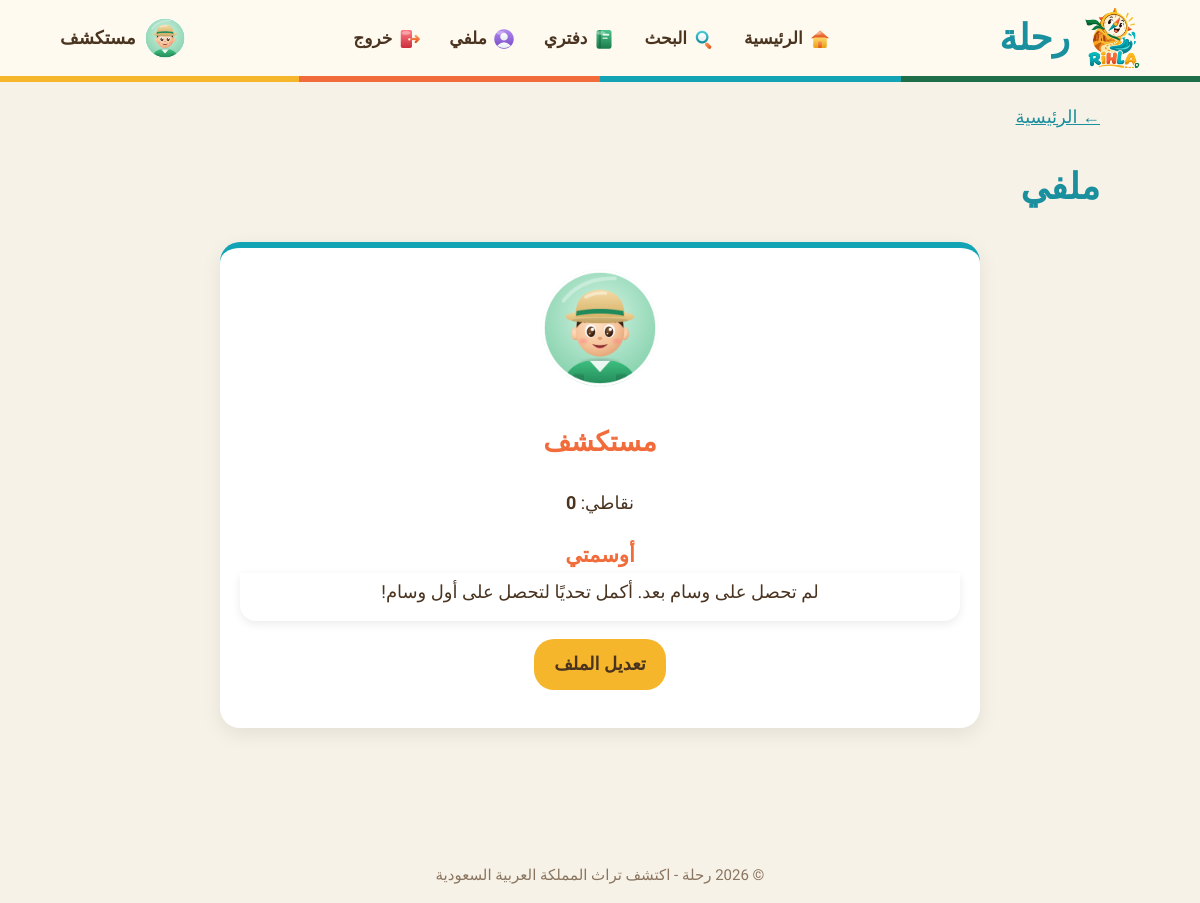
The page /profile.php (signed in) on the database its author committed.
### tables this page shows
CREATE TABLE `child` (
  `userID` int(11) NOT NULL,
  `displayName` varchar(30) NOT NULL,
  `avatar` varchar(50) NOT NULL,
  `totalPoints` int(11) NOT NULL DEFAULT '0'
);

### data/db.php (called while the page is built)
<?php
$DB_HOST = '127.0.0.1';
$DB_PORT = '8889';
$DB_NAME = 'rihla';
$DB_USER = 'root';
$DB_PASS = 'root';
try {
    $pdo = new PDO('mysql:host=' . $DB_HOST . ';port=' . $DB_PORT . ';dbname=' . $DB_NAME . ';charset=utf8mb4', $DB_USER, $DB_PASS);
    $pdo->setAttribute(PDO::ATTR_ERRMODE, PDO::ERRMODE_EXCEPTION);
    $pdo->setAttribute(PDO::ATTR_DEFAULT_FETCH_MODE, PDO::FETCH_ASSOC);
    $pdo->setAttribute(PDO::ATTR_EMULATE_PREPARES, false);
} catch (PDOException $e) {
    die('لا يمكن الاتصال بقاعدة البيانات: ' . $e->getMessage());
}
function db() {
    global $pdo;
    return $pdo;
}

### data/explorers.php (called while the page is built, shortened)
<?php
require_once __DIR__ . '/db.php';
function findExplorer($childID) {
    $statement = db()->prepare(
        'SELECT c.userID, u.username, c.displayName, c.avatar, c.totalPoints
           FROM child c
           JOIN user u ON u.userID = c.userID
          WHERE c.userID = ?'
    );
    $statement->execute([$childID]);
    $row = $statement->fetch();
    return $row === false ? null : $row;
}

### logic/explorer.php (called while the page is built, shortened)
<?php
require_once __DIR__ . '/../data/explorers.php';
require_once __DIR__ . '/quiz.php';
function getAvatars() {
    return [
        'avatar1.png' => 'المستكشف الأخضر',
        'avatar2.png' => 'المستكشف الأزرق',
        'avatar3.png' => 'المستكشف البرتقالي',
        'avatar4.png' => 'المستكشف الأصفر',
        'avatar5.png' => 'المستكشف البنفسجي',
        'avatar6.png' => 'المستكشف الأحمر'
    ];
}
function avatarPath($avatar) {
    return 'assets/images/avatars/' . $avatar;
}

### logic/quiz.php (called while the page is built, shortened)
<?php
require_once __DIR__ . '/../data/quizzes.php';
function currentChildID() {
    return (int)$_SESSION['userID'];
}
function getChildRewards($childID) {
    $child = findChild($childID);
    return [
        'totalPoints' => $child === null ? 0 : (int)$child['totalPoints'],
        'badges'      => findEarnedBadges($childID)
    ];
}

### data/quizzes.php (called while the page is built, shortened)
<?php
require_once __DIR__ . '/db.php';
function findChild($childID) {
    $statement = db()->prepare(
        'SELECT userID, displayName, avatar, totalPoints FROM child WHERE userID = ?'
    );
    $statement->execute([$childID]);
    $row = $statement->fetch();
    return $row === false ? null : $row;
}
function findEarnedBadges($childID) {
    $statement = db()->prepare(
        'SELECT b.badgeID, b.title, b.description, b.iconPath, ba.earnedDate
           FROM badgeaward ba
           JOIN badge b ON b.badgeID = ba.badgeID
          WHERE ba.childID = ?
          ORDER BY ba.earnedDate, b.requiredPoints'
    );
    $statement->execute([$childID]);
    return $statement->fetchAll();
}

### profile.php (the view, shortened to what this page needs)
<?php
require_once 'logic/explorer.php';
$childID = currentChildID();
$errors = [];
$explorer = $childID !== null ? findExplorer($childID) : null;
$rewards  = $childID !== null ? getChildRewards($childID) : null;
$editing  = isset($_GET['edit']) || count($errors) > 0;
?>
<?php include 'views/header.php'; ?>
<link rel="stylesheet" href="assets/css/quiz.css">
<link rel="stylesheet" href="assets/css/explorer.css">
<a href="index.php">← الرئيسية</a>
<h1>ملفي</h1>
<?php if ($explorer === null): ?>
    <p class="quiz-message">صفحة الملف متاحة لحسابات الأطفال فقط.</p>
<?php else: ?>
    <div class="quiz-card profile-card">
        <img class="profile-avatar" src="<?= e(avatarPath($explorer['avatar'])) ?>" alt="صورتي الرمزية">
        <h2><?= e($explorer['displayName']) ?></h2>
        <p>نقاطي: <strong><?= (int)$rewards['totalPoints'] ?></strong></p>
        <h3 class="plain">أوسمتي</h3>
        <?php if (count($rewards['badges']) === 0): ?>
            <p>لم تحصل على وسام بعد. أكمل تحديًا لتحصل على أول وسام!</p>
        <?php endif; ?>
        <?php if (!$editing): ?>
            <p><a class="explorer-button" href="profile.php?edit=1">تعديل الملف</a></p>
        <?php endif; ?>
    </div>
<?php endif; ?>
<?php include 'views/footer.php'; ?>

### views/header.php (shortened to what this page needs)
<?php
function e($text) {
    return htmlspecialchars($text ?? '', ENT_QUOTES, 'UTF-8');
}
$role = $_SESSION['role'] ?? '';
$isLoginPage = in_array(basename($_SERVER['PHP_SELF']), ['login.php', 'register.php'], true);
$isAdminView = $role === 'admin' && ($_SESSION['view'] ?? 'admin') === 'admin';
$headerExplorer = null;
if ($role === 'child' && isset($_SESSION['userID'])) {
    require_once __DIR__ . '/../logic/explorer.php';
    $headerExplorer = findExplorer((int)$_SESSION['userID']);
}
?>
<!DOCTYPE html>
<html lang="ar" dir="rtl">
<head>
    <link rel="stylesheet" href="assets/css/style.css">
</head>
<body>
<header <?= $isLoginPage ? 'style="justify-content: flex-start;"' : '' ?>>
    <h1>
        <?php if ($isLoginPage): ?>
            <a style="pointer-events: none; cursor: default;">
                رحلة
            </a>
        <?php else: ?>
            <a href="<?= $isAdminView ? 'admin_dashboard.php' : 'index.php' ?>">
                رحلة
            </a>
        <?php endif; ?>
    </h1>
    <?php if (!$isLoginPage): ?>
        <nav>
            <?php if ($isAdminView): ?>
                <a href="admin_dashboard.php"><img class="nav-icon" src="assets/images/icons/home.png" alt="">الرئيسية</a> |
                <a href="logout.php"><img class="nav-icon" src="assets/images/icons/logout.png" alt="">خروج</a>
            <?php else: ?>
                <a href="index.php"><img class="nav-icon" src="assets/images/icons/home.png" alt="">الرئيسية</a> |
                <a href="search.php"><img class="nav-icon" src="assets/images/icons/search.png" alt="">البحث</a> |
                <?php if ($headerExplorer !== null): ?>
                    <a href="notebook.php"><img class="nav-icon" src="assets/images/icons/notebook.png" alt="">دفتري</a> |
                    <a href="profile.php"><img class="nav-icon" src="assets/images/icons/profile.png" alt="">ملفي</a> |
                <?php endif; ?>
                <?php if ($role === 'child' || $role === 'admin'): ?>
                    <a href="logout.php"><img class="nav-icon" src="assets/images/icons/logout.png" alt="">خروج</a>
                <?php else: ?>
                    <a href="login.php"><img class="nav-icon" src="assets/images/icons/login.png" alt="">دخول</a>
                <?php endif; ?>
            <?php endif; ?>
        </nav>
    <?php endif; ?>
    <?php if ($headerExplorer !== null): ?>
        <a class="header-explorer" href="profile.php"
           style="display:flex;align-items:center;gap:8px;text-decoration:none;font-weight:bold;color:#4a3420;">
            <img src="<?= e(avatarPath($headerExplorer['avatar'])) ?>" alt="" style="width:42px;height:42px;border-radius:50%;">
            <?= e($headerExplorer['displayName']) ?>
        </a>
    <?php endif; ?>
</header>
<main>

### assets/css/style.css (style rules this page uses)
body { margin: 0; font-family: "Tajawal", Tahoma, Arial, sans-serif; font-size: 18px; line-height: 1.7; color: #4a3420; background: #f7f2e7; }
a { color: #1a8f9e; }
header { display: flex; align-items: center; justify-content: space-between; flex-wrap: wrap; gap: 10px; padding: 8px 5%; background: #fffaf0; border-bottom: 6px solid; border-image: linear-gradient(to left, #1f6e4a 25%, #12a3b4 25% 50%, #f26b3a 50% 75%, #f6b62b 75%) 1; }
header h1 { margin: 0; }
header h1 a { display: block; padding-right: 70px; min-height: 60px; line-height: 60px; color: #1a8f9e; text-decoration: none; background: url("../images/rihla-logo.png") no-repeat right center; background-size: 55px; }
nav { font-size: 0; }
nav a { font-size: 17px; font-weight: bold; color: #4a3420; text-decoration: none; padding: 6px 14px; border-radius: 20px; }
main { max-width: 1000px; margin: 0 auto; padding: 20px 16px 120px; }
main h1 { color: #1a8f9e; }
main h2 { color: #f26b3a; }
main h3 { margin: 16px 0 0; padding: 12px 16px 0; background: white; color: #1a8f9e; border-top: 6px solid #f6b62b; border-radius: 16px 16px 0 0; }
main h3 + p { margin: 0; padding: 4px 16px 14px; background: white; border-radius: 0 0 16px 16px; box-shadow: 0 3px 10px rgba(0, 0, 0, 0.08); }
.nav-icon { width: 24px; height: 24px; margin-left: 5px; vertical-align: middle; }

### assets/css/quiz.css (style rules this page uses)
.quiz-card { background: white; border-radius: 20px; border-top: 6px solid #12a3b4; box-shadow: 0 6px 20px rgba(0, 0, 0, 0.08); padding: 20px; max-width: 720px; margin: 0 auto; }

### assets/css/explorer.css (style rules this page uses)
.profile-card { text-align: center; }
.profile-avatar { width: 120px; height: 120px; border-radius: 50%; }
main h3.plain { background: none; border: none; padding: 0; color: #f26b3a; }
.explorer-button { display: inline-block; padding: 10px 20px; border-radius: 20px; background: #f6b62b; color: #4a3420; font-weight: bold; text-decoration: none; }

### rows shown on the page
child: avatar (picture), displayName "مستكشف", totalPoints "0"
